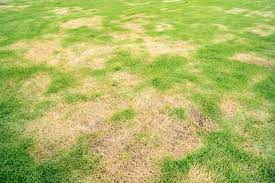
#> input picture image1.jpeg, 275 x 183 px
$ python computer-vision.py --image image1.jpeg
#> lines starting #> are read from the running program, lines starting #| are printed output that depends on the picture; after the words box and inside, x2 and y2 are one past the last pixel; in counts of white or black regions, pixels touching at a corner belong together
# import packages
import numpy as np
import argparse
from cv2 import cv2
#some functions that are being worked on so that the program can run regardless of brighntess of image (changes boundaries)
def brightness(image,x,y):
    color = tuple(image[x, y])
    colorbrightness = (color[0]*0.0722)+(color[1]*0.7152)+(color[2]*0.2126)
   # print(color)
    return colorbrightness

def average_brightness(image):
    sum = 0
    count = 0
    for row in range(0,612):
      for col in range(0,408):
        sum = sum + brightness(image,row,col)
        count += 1
    return sum/count
# construct arguments for cli
ap = argparse.ArgumentParser()
ap.add_argument("-i", "--image", help = "Path Here")
args = vars(ap.parse_args())
# load the image
image = cv2.imread(args["image"])
#> image is the input picture: shape (183, 275, 3); mean B, G, R 97.6, 183.1, 174.3

# define the list of boundaries
boundaries = [
	#([35, 81, 107], [191, 237,  249]),
	([20,94,55], [57+35,189+35,90+ 35]),
	([20, 94, 55], [57+50, 189+50, 90+50]),
	([20, 94, 55], [57+75, 255, 90+75])#,
	#([0, 0, 0], [255, 255, 255])
]

# we need a main
for (lower, upper) in boundaries:
	# create NumPy arrays from the boundaries
	lower = np.array(lower, dtype = "uint8")
	upper = np.array(upper, dtype = "uint8")
	# find colors within the boundaries and apply mask
	mask = cv2.inRange(image, lower, upper)
	output = cv2.bitwise_and(image, image, mask = mask)
	# show the images
	cv2.imshow("images", np.hstack([image, output]))
	cv2.waitKey(0)
#> this loop made 3 passes
#> pass 1, `mask = cv2.inRange(image, lower, upper)`:
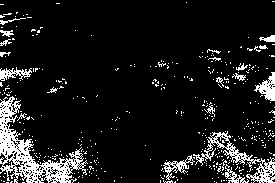
#> mask: shape (183, 275); 10.6% white in thin lines or dots
#> pass 1, `output = cv2.bitwise_and(image, image, mask = mask)`:
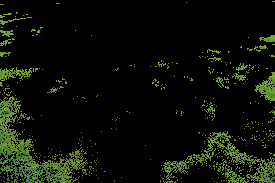
#> output: shape (183, 275, 3); mean B, G, R 5.4, 14.8, 10.8
#> pass 1, `cv2.imshow("images", np.hstack([image, output]))`:
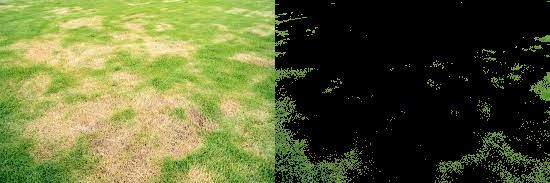
#> window 'images': shape (183, 550, 3); mean B, G, R 51.5, 98.9, 92.5
#> pass 2, `mask = cv2.inRange(image, lower, upper)`:
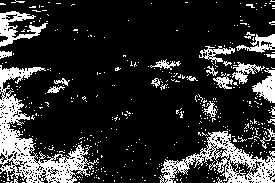
#> mask: shape (183, 275); 18.1% white; 446 white regions (423 under 20 px), largest, box (x1, y1, x2, y2) and area: (0, 65, 99, 183) 3274, (159, 131, 275, 183) 2046, (0, 11, 48, 47) 671

	#JAI TESTING
	#Siddharth Testing
	#Beeboss Testing
	#Clickup Testing


#pillow module - pil
# sesha testing macbook reset

$ run again, on image11.jpeg
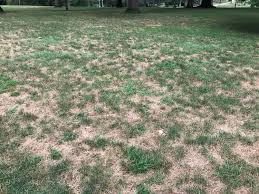
#> input picture image11.jpeg, 259 x 194 px
#> image is the input picture: shape (194, 259, 3); mean B, G, R 115, 135.5, 131.9
#> the loop `for (lower, upper) in boundaries:` made 3 passes
#> pass 1, `mask = cv2.inRange(image, lower, upper)`:
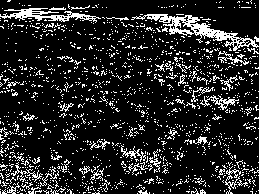
#> mask: shape (194, 259); 15.1% white in thin lines or dots
#> pass 2, `mask = cv2.inRange(image, lower, upper)`:
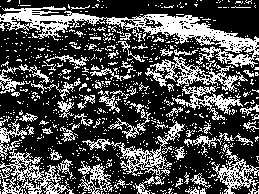
#> mask: shape (194, 259); 30.5% white in thin lines or dots

$ run again, on image12.jpeg
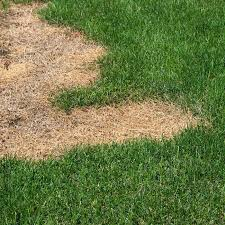
#> input picture image12.jpeg, 225 x 225 px
#> image is the input picture: shape (225, 225, 3); mean B, G, R 71.3, 123.2, 110.6
#> the loop `for (lower, upper) in boundaries:` made 3 passes
#> pass 1, `cv2.imshow("images", np.hstack([image, output]))`:
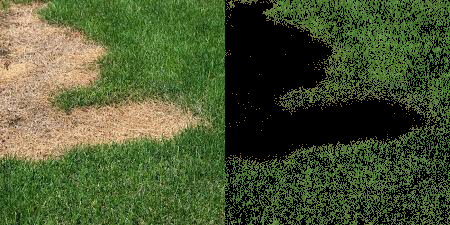
#> window 'images': shape (225, 450, 3); mean B, G, R 47.6, 86.4, 73.1
#> pass 2, `mask = cv2.inRange(image, lower, upper)`:
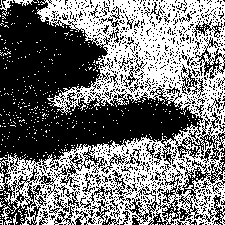
#> mask: shape (225, 225); 46.6% white in thin lines or dots

$ run again, on image13.jpeg
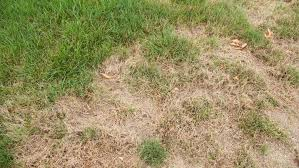
#> input picture image13.jpeg, 299 x 168 px
#> image is the input picture: shape (168, 299, 3); mean B, G, R 99.7, 144.9, 154.3
#> the loop `for (lower, upper) in boundaries:` made 3 passes
#> pass 1, `cv2.imshow("images", np.hstack([image, output]))`:
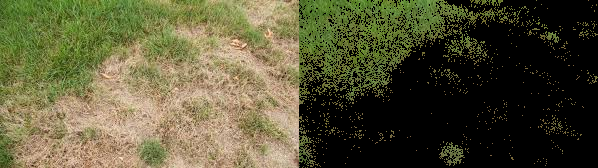
#> window 'images': shape (168, 598, 3); mean B, G, R 56, 85.9, 88.8
#> pass 2, `mask = cv2.inRange(image, lower, upper)`:
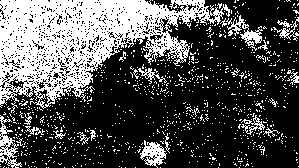
#> mask: shape (168, 299); 31.9% white; 948 white regions (925 under 20 px), largest, box (x1, y1, x2, y2) and area: (0, 0, 230, 113) 11924, (0, 115, 22, 168) 418, (226, 15, 263, 51) 391
